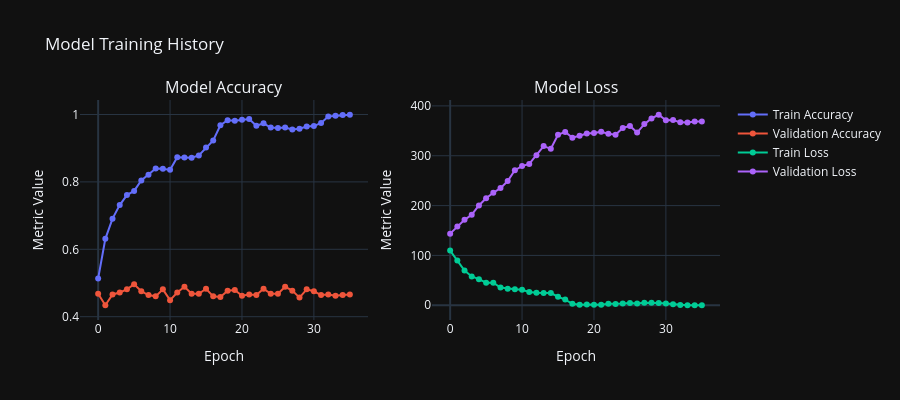
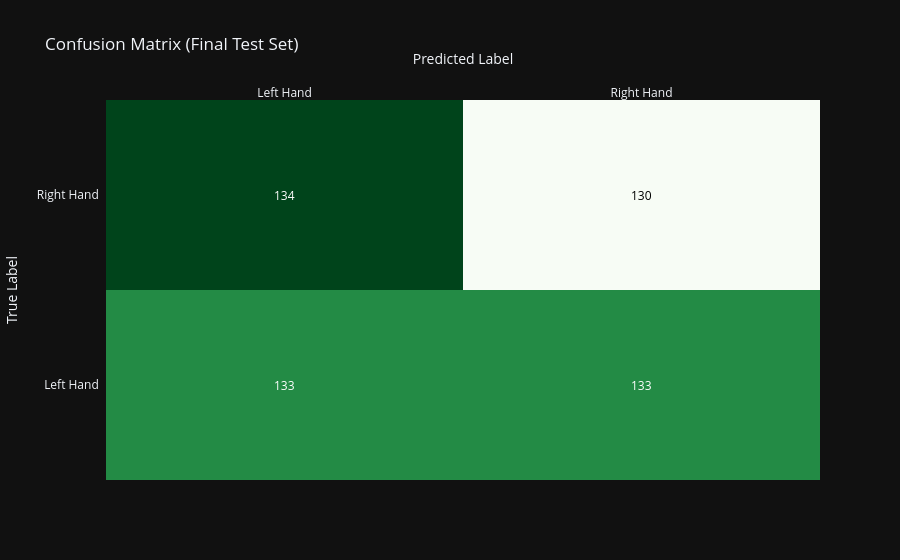

The notebook cell these images were saved under, in order:
### Code cell
# --- Plot Training History ---
def plot_training_history(history):
    fig = make_subplots(rows=1, cols=2, subplot_titles=("Model Accuracy", "Model Loss"))

    # Accuracy Plot
    fig.add_trace(go.Scatter(y=history.history['accuracy'], name='Train Accuracy', mode='lines+markers'), row=1, col=1)
    fig.add_trace(go.Scatter(y=history.history['val_accuracy'], name='Validation Accuracy', mode='lines+markers'), row=1, col=1)

    # Loss Plot
    fig.add_trace(go.Scatter(y=history.history['loss'], name='Train Loss', mode='lines+markers'), row=1, col=2)
    fig.add_trace(go.Scatter(y=history.history['val_loss'], name='Validation Loss', mode='lines+markers'), row=1, col=2)

    fig.update_layout(title_text="Model Training History", template=config.PLOTLY_TEMPLATE, height=400)
    fig.update_xaxes(title_text="Epoch")
    fig.update_yaxes(title_text="Metric Value")
    fig.show()

print("\n--- Training History ---")
plot_training_history(history)

# --- Validation Set Evaluation ---
print("\n--- Evaluating Performance on Val Set ---")
best_model = models.load_model('simple_flat_dense_model.keras')
y_pred_val = best_model.predict(X_val_fin, batch_size=config.BATCH_SIZE)
y_pred_classes = np.argmax(y_pred_val, axis=1)
y_true_classes = np.argmax(y_val_fin, axis=1)

# Classification Report
print("\nClassification Report (Val Set):")
class_report = classification_report(y_true_classes, y_pred_classes, target_names=['Left Hand', 'Right Hand'])
print(class_report)

print("\n--- Confusion Matrix ---")
plot_confusion_matrix(y_true_classes, y_pred_classes)

### Figure 1 — Plotly figure (JSON) as saved in the notebook; plotly's stock layout.template omitted (floating-point values rounded to 4 significant figures)
{"data": [{"mode": "lines+markers", "name": "Train Accuracy", "y": [0.5132, 0.6311, 0.691, 0.7312, 0.761, 0.7733, 0.8041, 0.8212, 0.8397, 0.8393, 0.8357, 0.8731, 0.8723, 0.8716, 0.8785, 0.9021, 0.9227, 0.9681, 0.983, 0.9815, 0.9848, 0.9866, 0.9666, 0.9739, 0.9612, 0.9597, 0.9616, 0.9557, 0.9576, 0.9645, 0.9655, 0.975, 0.9942, 0.996, 0.9982, 0.9993], "type": "scatter", "xaxis": "x", "yaxis": "y"}, {"mode": "lines+markers", "name": "Validation Accuracy", "y": [0.4679, 0.434, 0.466, 0.4717, 0.4811, 0.4962, 0.4755, 0.4642, 0.4604, 0.4811, 0.4491, 0.4717, 0.4887, 0.4679, 0.4679, 0.483, 0.4604, 0.4585, 0.4774, 0.4792, 0.4623, 0.466, 0.4642, 0.483, 0.4679, 0.4679, 0.4887, 0.4774, 0.4566, 0.4811, 0.4755, 0.4642, 0.466, 0.4623, 0.4642, 0.466], "type": "scatter", "xaxis": "x", "yaxis": "y"}, {"mode": "lines+markers", "name": "Train Loss", "y": [109.8, 89.81, 69.71, 57.82, 52.38, 45.31, 45.4, 35.55, 33.19, 32.0, 31.15, 26.51, 25.29, 24.69, 24.59, 17.07, 11.52, 3.069, 1.12, 1.491, 0.8576, 1.002, 2.886, 2.566, 3.71, 4.683, 3.674, 4.978, 4.975, 4.483, 3.448, 1.981, 0.3649, 0.1256, 0.06482, 0.03603], "type": "scatter", "xaxis": "x2", "yaxis": "y2"}, {"mode": "lines+markers", "name": "Validation Loss", "y": [143.7, 158.1, 171.3, 181.7, 200.3, 214.6, 225.9, 235.1, 249.4, 270.9, 279.3, 283.5, 300.9, 319.3, 313.9, 342.1, 347.8, 336.2, 340.2, 344.5, 345.5, 348.1, 344.3, 342.2, 355.9, 359.7, 346.4, 363.5, 374.9, 382.3, 371.2, 371.6, 367.0, 366.5, 368.7, 368.8], "type": "scatter", "xaxis": "x2", "yaxis": "y2"}], "layout": {"xaxis": {"anchor": "y", "domain": [0.0, 0.45], "title": {"text": "Epoch"}}, "yaxis": {"anchor": "x", "domain": [0.0, 1.0], "title": {"text": "Metric Value"}}, "xaxis2": {"anchor": "y2", "domain": [0.55, 1.0], "title": {"text": "Epoch"}}, "yaxis2": {"anchor": "x2", "domain": [0.0, 1.0], "title": {"text": "Metric Value"}}, "annotations": [{"font": {"size": 16}, "showarrow": false, "text": "Model Accuracy", "x": 0.225, "xanchor": "center", "xref": "paper", "y": 1.0, "yanchor": "bottom", "yref": "paper"}, {"font": {"size": 16}, "showarrow": false, "text": "Model Loss", "x": 0.775, "xanchor": "center", "xref": "paper", "y": 1.0, "yanchor": "bottom", "yref": "paper"}], "title": {"text": "Model Training History"}, "height": 400}}

### Figure 2 — Plotly figure (JSON) as saved in the notebook; plotly's stock layout.template omitted (floating-point values rounded to 4 significant figures)
{"data": [{"colorscale": [[0.0, "rgb(247,252,245)"], [0.125, "rgb(229,245,224)"], [0.25, "rgb(199,233,192)"], [0.375, "rgb(161,217,155)"], [0.5, "rgb(116,196,118)"], [0.625, "rgb(65,171,93)"], [0.75, "rgb(35,139,69)"], [0.875, "rgb(0,109,44)"], [1.0, "rgb(0,68,27)"]], "reversescale": false, "showscale": false, "x": ["Left Hand", "Right Hand"], "y": ["Left Hand", "Right Hand"], "z": [[133, 133], [134, 130]], "type": "heatmap"}], "layout": {"annotations": [{"font": {"color": "#FFFFFF"}, "showarrow": false, "text": "133", "x": "Left Hand", "xref": "x", "y": "Left Hand", "yref": "y"}, {"font": {"color": "#FFFFFF"}, "showarrow": false, "text": "133", "x": "Right Hand", "xref": "x", "y": "Left Hand", "yref": "y"}, {"font": {"color": "#FFFFFF"}, "showarrow": false, "text": "134", "x": "Left Hand", "xref": "x", "y": "Right Hand", "yref": "y"}, {"font": {"color": "#000000"}, "showarrow": false, "text": "130", "x": "Right Hand", "xref": "x", "y": "Right Hand", "yref": "y"}], "xaxis": {"dtick": 1, "gridcolor": "rgb(0, 0, 0)", "side": "top", "ticks": "", "title": {"text": "Predicted Label"}}, "yaxis": {"dtick": 1, "ticks": "", "ticksuffix": "  ", "title": {"text": "True Label"}}, "title": {"text": "Confusion Matrix (Final Test Set)"}}}
